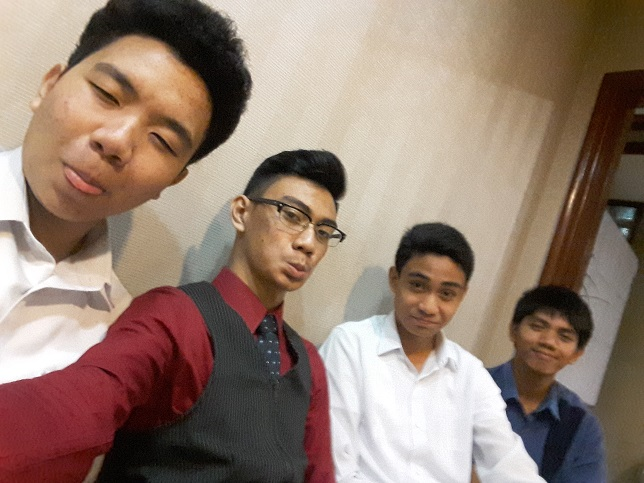
#> input picture thesis/data/test9.jpg, 644 x 483 px, found by its file name
$ python facedetection.py
#> lines starting #> are read from the running program, lines starting #| are printed output that depends on the picture; after the words box and inside, x2 and y2 are one past the last pixel; in counts of white or black regions, pixels touching at a corner belong together
#> further down, image is the input picture: shape (483, 644, 3); mean B, G, R 112.8, 126.1, 147.5
import cv2
import matplotlib.pyplot as plt
import time

def detect_faces(f_cascade, colored_img, scaleFactor = 1.1):
    #just making a copy of image passed, so that passed image is not changed
#> called with scaleFactor = 1.1
    img_copy = colored_img.copy()
    #convert the test image to gray image as opencv face detector expects gray images
    gray = cv2.cvtColor(img_copy, cv2.COLOR_BGR2GRAY)
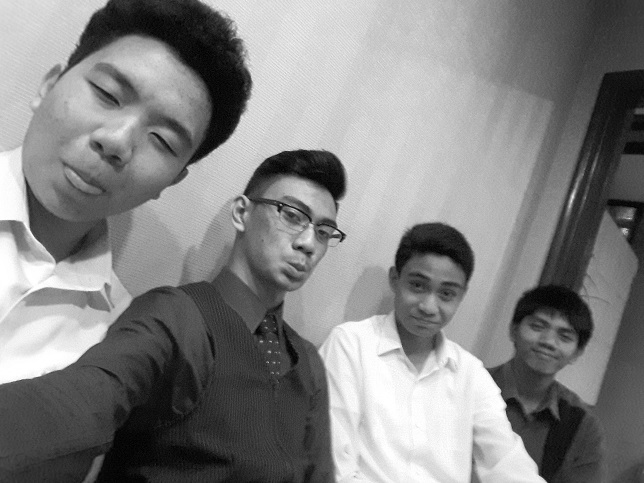
#> gray: shape (483, 644); min 0, max 255, mean 131
    #let's detect multiscale (some images may be closer to camera than others) images
    faces = f_cascade.detectMultiScale(gray, scaleFactor=scaleFactor, minNeighbors=5)
#> faces = [[512, 301, 73, 73], [385, 253, 94, 94], [246, 174, 126, 126]]
     #go over list of faces and draw them as rectangles on original colored img

    for (x,y,w,h) in faces:
        cv2.rectangle(img_copy, (x, y), (x+w, y+h), (0, 255, 0), 2)
#> this loop made 3 passes
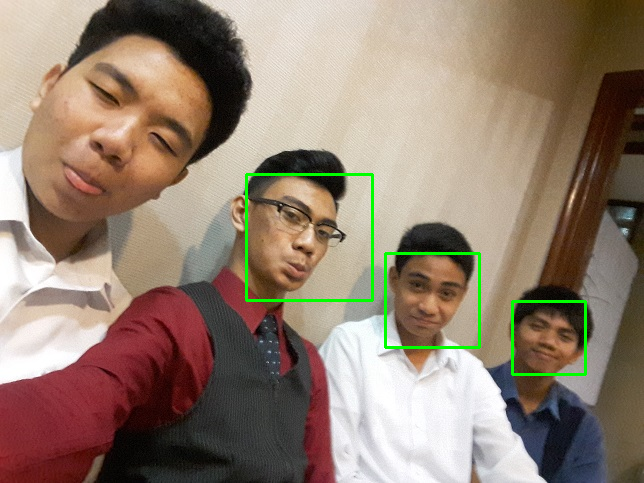
#> img_copy: shape (483, 644, 3); 1.13% of pixels changed, all inside (x1, y1, x2, y2) = (245, 173, 587, 376)
    return img_copy

def convertToRGB(img):
    return cv2.cvtColor(img, cv2.COLOR_BGR2RGB)

image = cv2.imread('C:/python27/code/thesis/data/test9.jpg')
haar_face_cascade = cv2.CascadeClassifier('C:\Python27\code\AItrain\haarcascade_frontalface_default.xml')

faces_detected_img = detect_faces(haar_face_cascade,image)

# plt.imshow(convertToRGB(faces_detected_img))
cv2.imshow('Test Imag', faces_detected_img)
cv2.waitKey(0)
cv2.destroyAllWindows()

$ run again, with thesis/data/test1.jpg copied over thesis/data/test9.jpg
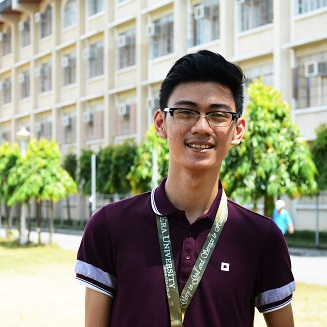
#> input picture thesis/data/test1.jpg, 327 x 327 px, found by its file name
#> image is the input picture: shape (327, 327, 3); mean B, G, R 128.8, 147.4, 148.5
#> in detect_faces, `gray = cv2.cvtColor(img_copy, cv2.COLOR_BGR2GRAY)`:
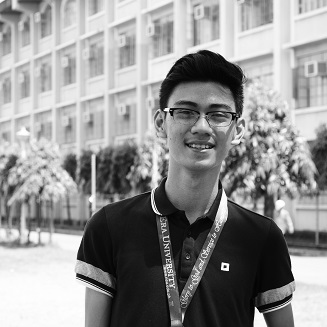
#> gray: shape (327, 327); min 0, max 255, mean 145.6
#> faces = [[155, 76, 94, 94]]
#> the loop in detect_faces, `for (x,y,w,h) in faces:` made 1 pass
#> after the loop in detect_faces, `for (x,y,w,h) in faces:`:
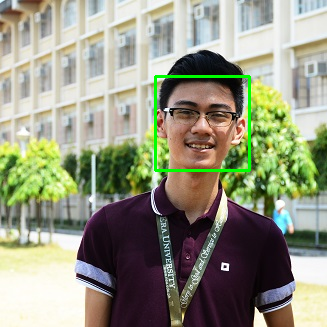
#> img_copy: shape (327, 327, 3); 1.05% of pixels changed, all inside (x1, y1, x2, y2) = (154, 75, 251, 172)

$ run again, with thesis/data/test2.jpg copied over thesis/data/test9.jpg
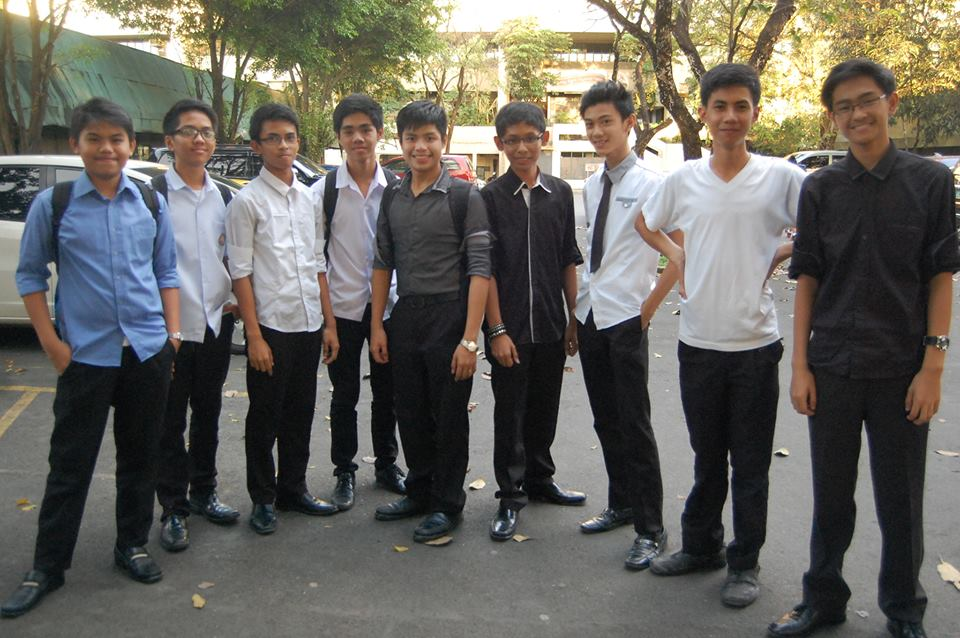
#> input picture thesis/data/test2.jpg, 960 x 638 px, found by its file name
#> image is the input picture: shape (638, 960, 3); mean B, G, R 94.9, 101.5, 103.9
#> in detect_faces, `gray = cv2.cvtColor(img_copy, cv2.COLOR_BGR2GRAY)`:
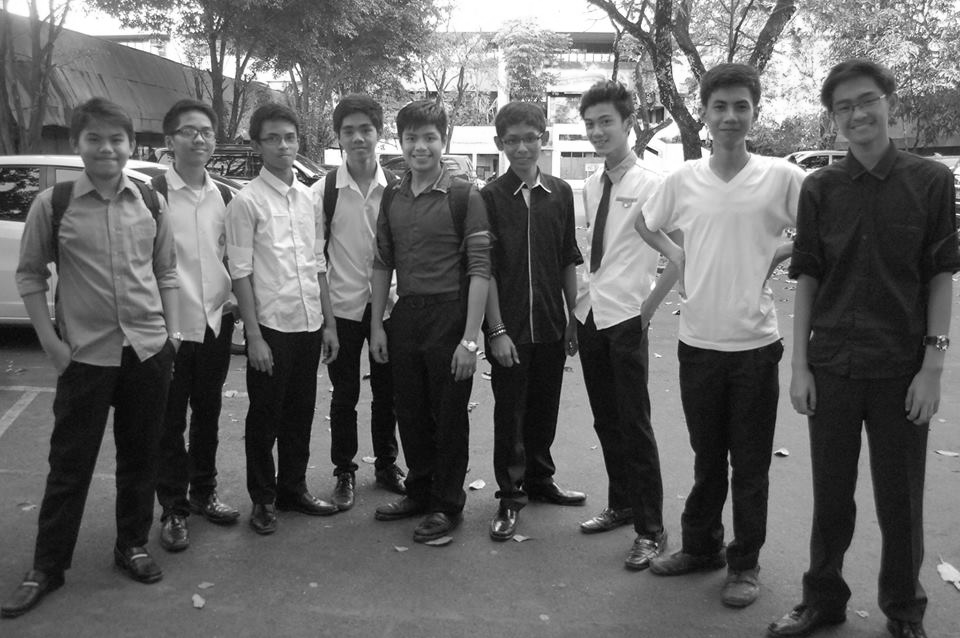
#> gray: shape (638, 960); min 0, max 255, mean 101.4
#> faces = [[258, 120, 48, 48], [170, 111, 54, 54], [332, 110, 52, 52], [397, 119, 52, 52], [496, 120, 52, 52], [578, 103, 51, 51], [701, 84, 59, 59], [77, 119, 54, 54], [825, 78, 67, 67]]
#> the loop in detect_faces, `for (x,y,w,h) in faces:` made 9 passes
#> after the loop in detect_faces, `for (x,y,w,h) in faces:`:
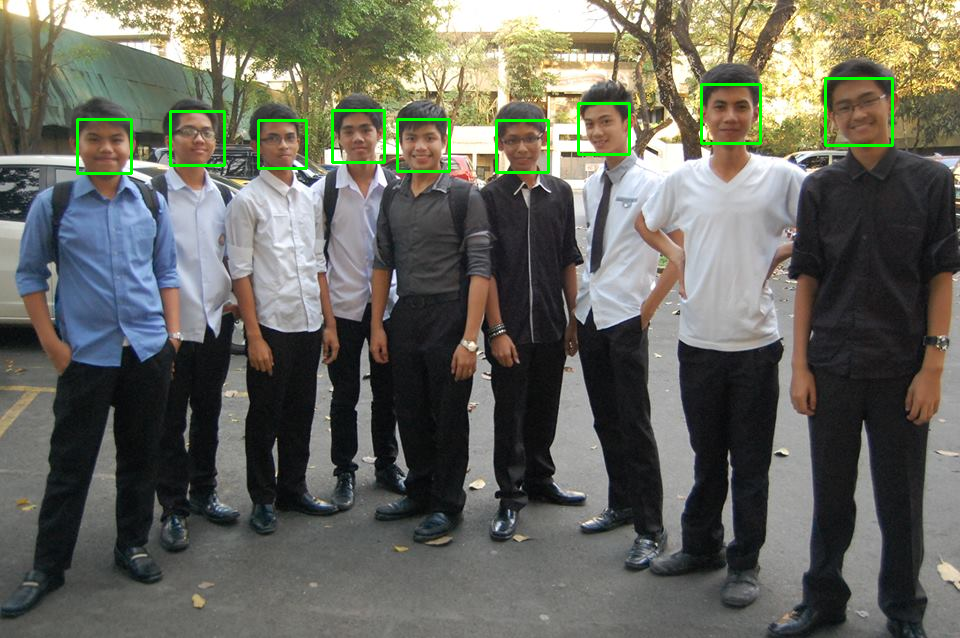
#> img_copy: shape (638, 960, 3); 0.95% of pixels changed, all inside (x1, y1, x2, y2) = (76, 77, 894, 175)

$ run again, with thesis/data/test3.jpg copied over thesis/data/test9.jpg
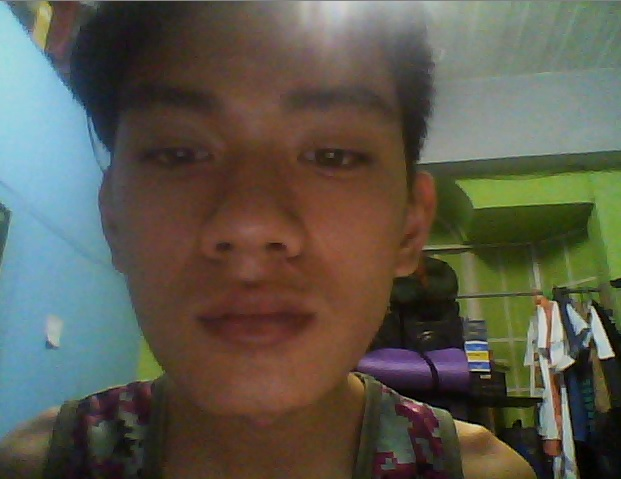
#> input picture thesis/data/test3.jpg, 621 x 479 px, found by its file name
#> image is the input picture: shape (479, 621, 3); mean B, G, R 77, 89.1, 91.9
#> in detect_faces, `gray = cv2.cvtColor(img_copy, cv2.COLOR_BGR2GRAY)`:
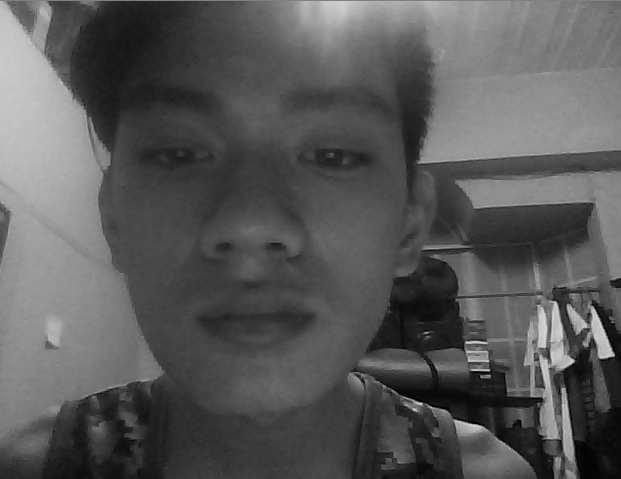
#> gray: shape (479, 621); min 0, max 214, mean 88.6
#> faces = [[97, 60, 328, 328]]
#> the loop in detect_faces, `for (x,y,w,h) in faces:` made 1 pass
#> after the loop in detect_faces, `for (x,y,w,h) in faces:`:
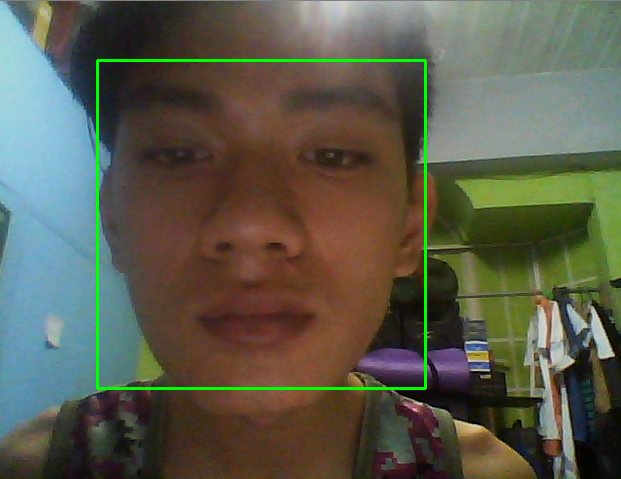
#> img_copy: shape (479, 621, 3); 1.32% of pixels changed, all inside (x1, y1, x2, y2) = (96, 59, 427, 390)
